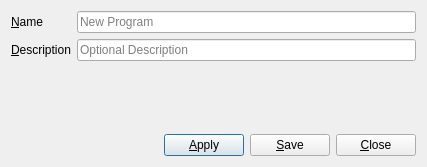
<?xml version="1.0" encoding="UTF-8"?>
<ui version="4.0">
 <class>dialog_training_program</class>
 <widget class="QDialog" name="dialog_training_program">
  <property name="geometry">
   <rect>
    <x>0</x>
    <y>0</y>
    <width>427</width>
    <height>167</height>
   </rect>
  </property>
  <property name="windowTitle">
   <string>New Training Program</string>
  </property>
  <layout class="QVBoxLayout" name="verticalLayout">
   <item>
    <layout class="QGridLayout" name="gridLayout">
     <item row="0" column="0">
      <widget class="QLabel" name="label_tpr_name">
       <property name="text">
        <string>&amp;Name</string>
       </property>
       <property name="buddy">
        <cstring>lineEdit_tpr_name</cstring>
       </property>
      </widget>
     </item>
     <item row="0" column="1">
      <widget class="QLineEdit" name="lineEdit_tpr_name">
       <property name="text">
        <string/>
       </property>
       <property name="maxLength">
        <number>32767</number>
       </property>
       <property name="placeholderText">
        <string>New Program</string>
       </property>
      </widget>
     </item>
     <item row="1" column="0">
      <widget class="QLabel" name="label_tpr_description">
       <property name="text">
        <string>&amp;Description</string>
       </property>
       <property name="buddy">
        <cstring>lineEdit_tpr_description</cstring>
       </property>
      </widget>
     </item>
     <item row="1" column="1">
      <widget class="QLineEdit" name="lineEdit_tpr_description">
       <property name="maxLength">
        <number>1023</number>
       </property>
       <property name="placeholderText">
        <string>Optional Description</string>
       </property>
      </widget>
     </item>
    </layout>
   </item>
   <item>
    <spacer name="verticalSpacer">
     <property name="orientation">
      <enum>Qt::Vertical</enum>
     </property>
     <property name="sizeHint" stdset="0">
      <size>
       <width>20</width>
       <height>28</height>
      </size>
     </property>
    </spacer>
   </item>
   <item>
    <layout class="QHBoxLayout" name="horizontalLayout">
     <item>
      <spacer name="horizontalSpacer">
       <property name="orientation">
        <enum>Qt::Horizontal</enum>
       </property>
       <property name="sizeHint" stdset="0">
        <size>
         <width>40</width>
         <height>20</height>
        </size>
       </property>
      </spacer>
     </item>
     <item>
      <widget class="QPushButton" name="pushButton_apply">
       <property name="text">
        <string>&amp;Apply</string>
       </property>
      </widget>
     </item>
     <item>
      <widget class="QPushButton" name="pushButton_save">
       <property name="text">
        <string>&amp;Save</string>
       </property>
      </widget>
     </item>
     <item>
      <widget class="QPushButton" name="pushButton_close">
       <property name="text">
        <string>&amp;Close</string>
       </property>
      </widget>
     </item>
    </layout>
   </item>
  </layout>
 </widget>
 <resources/>
 <connections>
  <connection>
   <sender>pushButton_close</sender>
   <signal>clicked()</signal>
   <receiver>dialog_training_program</receiver>
   <slot>reject()</slot>
   <hints>
    <hint type="sourcelabel">
     <x>356</x>
     <y>134</y>
    </hint>
    <hint type="destinationlabel">
     <x>180</x>
     <y>85</y>
    </hint>
   </hints>
  </connection>
 </connections>
</ui>
